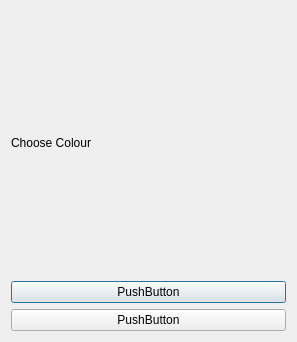
<?xml version="1.0" encoding="UTF-8"?>
<ui version="4.0">
 <class>choose_colour</class>
 <widget class="QDialog" name="choose_colour">
  <property name="geometry">
   <rect>
    <x>0</x>
    <y>0</y>
    <width>297</width>
    <height>342</height>
   </rect>
  </property>
  <property name="windowTitle">
   <string>Dialog</string>
  </property>
  <layout class="QVBoxLayout" name="verticalLayout_2">
   <item>
    <layout class="QVBoxLayout" name="verticalLayout">
     <item>
      <widget class="QLabel" name="ChooseColour">
       <property name="sizePolicy">
        <sizepolicy hsizetype="Preferred" vsizetype="Preferred">
         <horstretch>0</horstretch>
         <verstretch>0</verstretch>
        </sizepolicy>
       </property>
       <property name="text">
        <string>Choose Colour</string>
       </property>
      </widget>
     </item>
     <item>
      <widget class="QPushButton" name="pushButton">
       <property name="text">
        <string>PushButton</string>
       </property>
      </widget>
     </item>
     <item>
      <widget class="QPushButton" name="pushButton_2">
       <property name="text">
        <string>PushButton</string>
       </property>
      </widget>
     </item>
    </layout>
   </item>
  </layout>
 </widget>
 <resources/>
 <connections/>
</ui>
